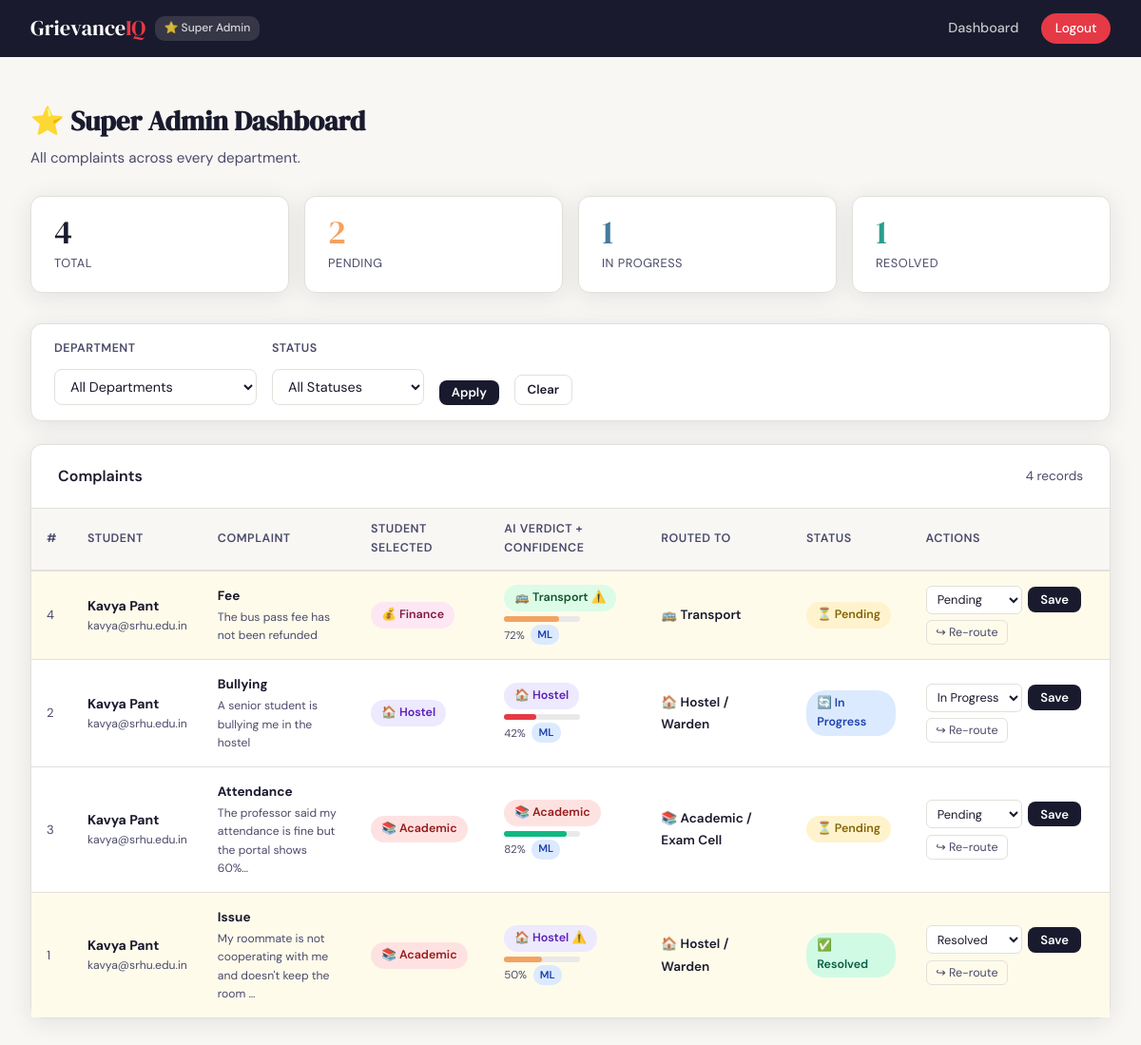
Page /admin (signed in) on the earlier database version.
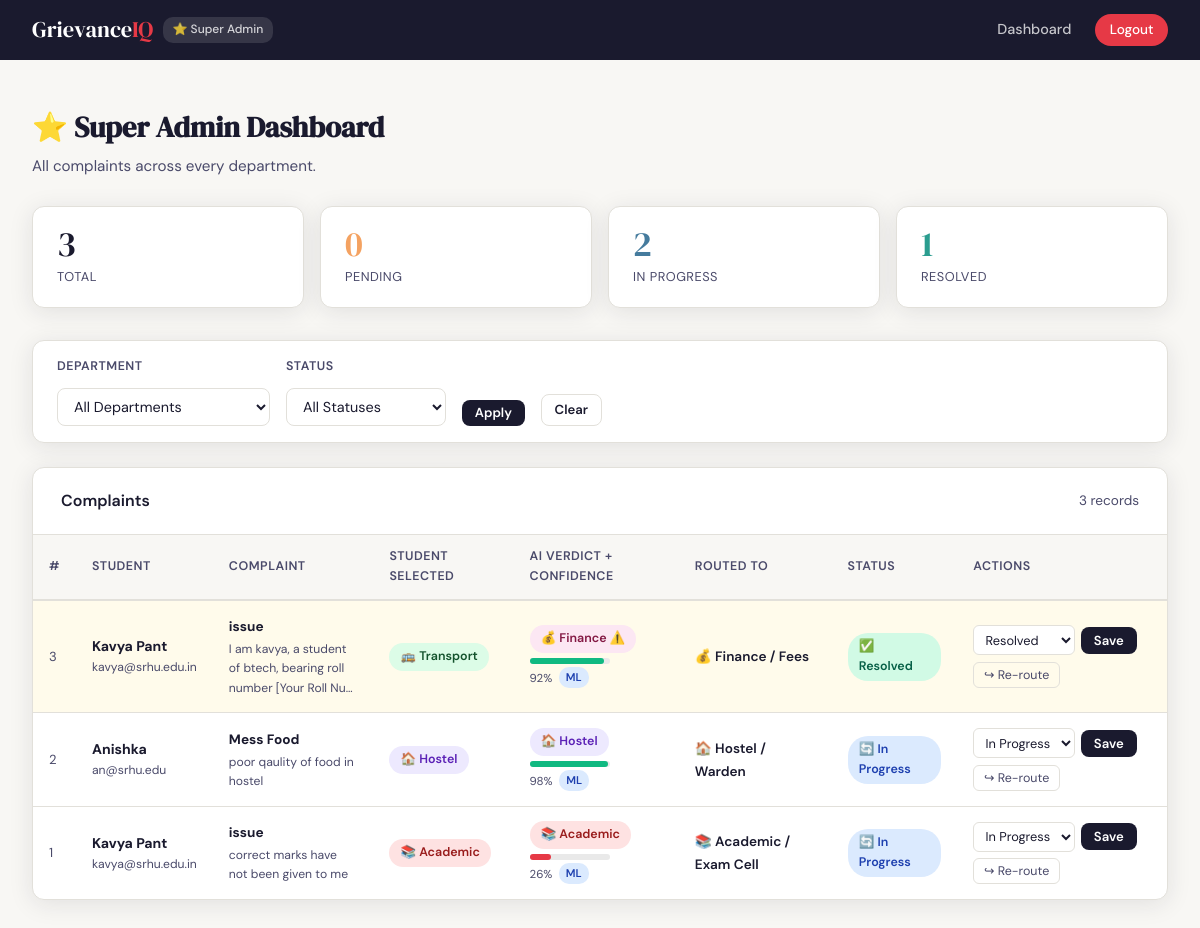
Same page on the later database version.
### tables this page shows
CREATE TABLE complaints (
            id             INTEGER PRIMARY KEY AUTOINCREMENT,
            title          TEXT    NOT NULL,
            description    TEXT    NOT NULL,
            category       TEXT    NOT NULL,
            ai_category    TEXT    NOT NULL,
            ai_confidence  REAL    DEFAULT 0.0,
            ai_source      TEXT    DEFAULT 'keyword_fallback',
            routed_to      TEXT    NOT NULL,
            status         TEXT    NOT NULL DEFAULT 'Pending',
            attachment     TEXT    DEFAULT NULL,
            user_id        INTEGER NOT NULL,
            submitted_at   TEXT    NOT NULL,
            FOREIGN KEY(user_id) REFERENCES users(id)
        );

CREATE TABLE users (
            id         INTEGER PRIMARY KEY AUTOINCREMENT,
            name       TEXT    NOT NULL,
            email      TEXT    UNIQUE NOT NULL,
            password   TEXT    NOT NULL,
            role       TEXT    NOT NULL DEFAULT 'student',
            department TEXT    DEFAULT NULL
        );

### app.py (the view)
@app.route('/admin')
def admin_dashboard():
    if 'user_id' not in session or session['user_role'] not in ('admin', 'superadmin'):
        return redirect(url_for('login'))
    is_super  = (session['user_role'] == 'superadmin')
    user_dept = session.get('user_department')
    filter_dept   = request.args.get('category', '')
    filter_status = request.args.get('status', '')
    query  = '''SELECT c.*, u.name as student_name, u.email as student_email
                FROM complaints c JOIN users u ON c.user_id=u.id WHERE 1=1'''
    params = []
    if not is_super:
        query += ' AND c.routed_to=?'
        params.append(user_dept)
    elif filter_dept:
        query += ' AND c.routed_to=?'
        params.append(filter_dept)
    if filter_status:
        query += ' AND c.status=?'
        params.append(filter_status)
    query += ' ORDER BY c.submitted_at DESC'
    conn = get_db()
    complaints = conn.execute(query, params).fetchall()
    conn.close()
    stats = {'Pending': 0, 'In Progress': 0, 'Resolved': 0, 'Total': len(complaints)}
    for c in complaints:
        if c['status'] in stats:
            stats[c['status']] += 1
    return render_template('admin_dashboard.html',
                           complaints=complaints,
                           stats=stats,
                           departments=DEPARTMENTS,
                           is_super=is_super,
                           user_dept=user_dept,
                           selected_category=filter_dept,
                           selected_status=filter_status)

### app.py (called while the page is built)
def get_db():
    conn = sqlite3.connect('grievance.db')
    conn.row_factory = sqlite3.Row
    return conn

### templates/admin_dashboard.html (shortened to what this page needs)
{% extends "base.html" %}
{% block content %}
<div class="page">
    {% if not is_super %}
    <div class="dept-head-banner">
        <span class="big-icon">{{ departments[user_dept].icon }}</span>
        <div>
            <h2>{{ departments[user_dept].label }} Dashboard</h2>
            <p>Showing only complaints routed to your department.</p>
        </div>
    </div>
    {% else %}
    <div style="margin-bottom:.25rem;">
        <h1 class="page-title">⭐ Super Admin Dashboard</h1>
        <p class="page-subtitle">All complaints across every department.</p>
    </div>
    {% endif %}
    <div class="stats-grid">
        <div class="stat-card stat-total"><div class="number">{{ stats.Total }}</div><div class="label">Total</div></div>
        <div class="stat-card stat-pending"><div class="number">{{ stats.Pending }}</div><div class="label">Pending</div></div>
        <div class="stat-card stat-progress"><div class="number">{{ stats['In Progress'] }}</div><div class="label">In Progress</div></div>
        <div class="stat-card stat-resolved"><div class="number">{{ stats.Resolved }}</div><div class="label">Resolved</div></div>
    </div>
    <form method="GET" action="{{ url_for('admin_dashboard') }}">
        <div class="filter-bar">
            {% if is_super %}
            <div class="filter-group">
                <label>Department</label>
                <select name="category">
                    <option value="">All Departments</option>
                </select>
            </div>
            {% endif %}
            <div class="filter-group">
                <label>Status</label>
                <select name="status">
                    <option value="">All Statuses</option>
                </select>
            </div>
            <button type="submit" class="btn btn-primary btn-sm">Apply</button>
            <a href="{{ url_for('admin_dashboard') }}" class="btn btn-outline btn-sm">Clear</a>
        </div>
    </form>
    <div class="card">
        <div class="card-header">
            <span style="font-weight:600;">Complaints</span>
            <span style="color:var(--ink-soft); font-size:.85rem;">{{ complaints|length }} records</span>
        </div>
        {% if complaints %}
        <div class="table-wrap">
            <table>
                <thead>
                    <tr>
                        <th>#</th>
                        <th>Student</th>
                        <th>Complaint</th>
                        <th>Student selected</th>
                        <th>AI verdict + confidence</th>
                        <th>Routed to</th>
                        <th>Status</th>
                        <th>Actions</th>
                    </tr>
                </thead>
                <tbody>
                {% for c in complaints %}
                {% set conf = c.ai_confidence * 100 %}
                {% set is_mismatch = (c.category != c.ai_category and c.category != 'Other') %}
                <tr {% if is_mismatch %}class="mismatch-row"{% endif %}>
                    <td style="color:var(--ink-soft);font-size:.82rem;">{{ c.id }}</td>
                    <td>
                        <strong style="font-size:.88rem;">{{ c.student_name }}</strong>
                        <div style="font-size:.76rem;color:var(--ink-soft);">{{ c.student_email }}</div>
                    </td>
                    <td style="max-width:200px;">
                        <strong style="font-size:.85rem;">{{ c.title }}</strong>
                        <div style="font-size:.76rem;color:var(--ink-soft);margin-top:.1rem;">
                            {{ c.description[:65] }}{% if c.description|length>65 %}…{% endif %}
                        </div>
                    </td>
                    <td>
                        <span class="badge badge-{{ c.category|lower }}">
                            {% if c.category in departments %}{{ departments[c.category].icon }}{% endif %}
                            {{ c.category }}
                        </span>
                    </td>
                    <td>
                        <span class="badge badge-{{ c.ai_category|lower }}">
                            {% if c.ai_category in departments %}{{ departments[c.ai_category].icon }}{% endif %}
                            {{ c.ai_category }}
                            {% if is_mismatch %} ⚠️{% endif %}
                        </span>
                        <div class="conf-bar-wrap" style="margin-top:.3rem;">
                            <div class="conf-bar {% if conf >= 75 %}conf-high{% elif conf >= 50 %}conf-medium{% else %}conf-low{% endif %}"
                                 style="width:{{ [conf,100]|min }}%"></div>
                        </div>
                        <div style="display:flex;align-items:center;gap:.4rem;margin-top:.2rem;">
                            <span class="conf-label">{{ "%.0f"|format(conf) }}%</span>
                            <span class="source-tag {% if c.ai_source=='ml_model' %}source-ml{% else %}source-kw{% endif %}">
                                {{ 'ML' if c.ai_source=='ml_model' else 'KW' }}
                            </span>
                        </div>
                    </td>
                    <td>
                        <span style="font-weight:600;font-size:.85rem;">
                            {% if c.routed_to in departments %}{{ departments[c.routed_to].icon }}{% endif %}
                            {{ departments[c.routed_to].label if c.routed_to in departments else c.routed_to }}
                        </span>
                    </td>
                    <td>
                        {% if c.status=='Pending' %}<span class="badge badge-pending">⏳ Pending</span>
                        {% elif c.status=='In Progress' %}<span class="badge badge-progress">🔄 In Progress</span>
                        {% else %}<span class="badge badge-resolved">✅ Resolved</span>{% endif %}
                    </td>
                    <td>
                        <form method="POST" action="{{ url_for('update_status',cid=c.id) }}" class="status-form">
                            <select name="status">
                                <option {% if c.status=='Pending' %}selected{% endif %}>Pending</option>
                                <option {% if c.status=='In Progress' %}selected{% endif %}>In Progress</option>
                                <option {% if c.status=='Resolved' %}selected{% endif %}>Resolved</option>
                            </select>
                            <button type="submit" class="btn btn-primary btn-sm">Save</button>
                        </form>
                        <button class="reroute-btn" style="margin-top:.4rem;"
                                onclick="openReroute({{ c.id }}, '{{ c.routed_to }}')">
                            ↪ Re-route
                        </button>
                    </td>
                </tr>
                {% endfor %}
                </tbody>
            </table>
        </div>
        {% else %}
        <div class="empty-state">
            <div class="icon">📭</div>
            <p>No complaints found.</p>
        </div>
        {% endif %}
    </div>
</div>
{% endblock %}

### templates/base.html (shortened to what this page needs)
<!DOCTYPE html>
<html lang="en">
<head>
</head>
<body>
<nav>
    <div style="display:flex; align-items:center;">
        <a class="nav-brand" href="#">Grievance<span>IQ</span></a>
        {% if session.user_department %}
            <span class="nav-dept-tag">
                {{ departments[session.user_department].icon }}
                {{ departments[session.user_department].label }}
            </span>
        {% elif session.user_role == 'superadmin' %}
            <span class="nav-dept-tag">⭐ Super Admin</span>
        {% endif %}
    </div>
    <div class="nav-links">
        {% if session.user_role == 'student' %}
            <a href="{{ url_for('student_dashboard') }}">My Complaints</a>
            <a href="{{ url_for('submit_complaint') }}">+ Submit</a>
            <a href="{{ url_for('logout') }}" class="nav-pill">Logout</a>
        {% elif session.user_role in ('admin', 'superadmin') %}
            <a href="{{ url_for('admin_dashboard') }}">Dashboard</a>
            <a href="{{ url_for('logout') }}" class="nav-pill">Logout</a>
        {% else %}
            <a href="{{ url_for('login') }}">Login</a>
            <a href="{{ url_for('signup') }}" class="nav-pill">Sign Up</a>
        {% endif %}
    </div>
</nav>
<div class="flash-container">
</div>
{% block content %}{% endblock %}
</body>
</html>

### templates/base.html (style rules this page uses)
*, *::before, *::after { box-sizing: border-box; margin: 0; padding: 0; }
:root { --ink: #1a1a2e; --ink-soft: #4a4a6a; --surface: #f8f7f4; --white: #ffffff; --accent: #e63946; --accent2: #457b9d; --accent3: #2a9d8f; --warn: #f4a261; --border: #e2e0da; --shadow: 0 4px 24px rgba(26,26,46,.10); --radius: 12px; }
body { font-family: 'DM Sans', sans-serif; background: var(--surface); color: var(--ink); min-height: 100vh; line-height: 1.6; }
nav { background: var(--ink); padding: 0 2rem; display: flex; align-items: center; justify-content: space-between; height: 60px; position: sticky; top: 0; z-index: 100; }
.nav-brand { font-family: 'DM Serif Display', serif; font-size: 1.4rem; color: var(--white); text-decoration: none; }
.nav-brand span { color: var(--accent); }
.nav-dept-tag { background: rgba(255,255,255,.12); color: rgba(255,255,255,.8); font-size: .75rem; padding: .2rem .6rem; border-radius: 10px; margin-left: .6rem; font-weight: 500; }
.nav-links { display: flex; gap: 1.5rem; align-items: center; }
.nav-links a { color: rgba(255,255,255,.75); text-decoration: none; font-size: .9rem; font-weight: 500; transition: color .2s; }
.nav-pill { background: var(--accent); color: var(--white) !important; padding: .3rem .9rem; border-radius: 20px; font-size: .85rem !important; }
.flash-container { padding: .75rem 2rem 0; }
.page { padding: 2rem; max-width: 1200px; margin: 0 auto; }
.card { background: var(--white); border-radius: var(--radius); box-shadow: var(--shadow); border: 1px solid var(--border); }
.card-header { padding: 1.25rem 1.75rem; border-bottom: 1px solid var(--border); display: flex; align-items: center; justify-content: space-between; }
.stats-grid { display: grid; grid-template-columns: repeat(auto-fit, minmax(150px, 1fr)); gap: 1rem; margin-bottom: 2rem; }
.stat-card { background: var(--white); border-radius: var(--radius); padding: 1.25rem 1.5rem; border: 1px solid var(--border); box-shadow: var(--shadow); }
.stat-card .number { font-family: 'DM Serif Display', serif; font-size: 2.2rem; line-height: 1; }
.stat-card .label { font-size: .8rem; color: var(--ink-soft); margin-top: .25rem; text-transform: uppercase; letter-spacing: .5px; }
.stat-pending .number { color: var(--warn); }
.stat-progress .number { color: var(--accent2); }
.stat-resolved .number { color: var(--accent3); }
.stat-total .number { color: var(--ink); }
.table-wrap { overflow-x: auto; }
table { width: 100%; border-collapse: collapse; font-size: .9rem; }
th { background: var(--surface); padding: .75rem 1rem; text-align: left; font-weight: 600; font-size: .78rem; text-transform: uppercase; letter-spacing: .5px; color: var(--ink-soft); border-bottom: 2px solid var(--border); }
td { padding: .9rem 1rem; border-bottom: 1px solid var(--border); vertical-align: middle; }
tr:last-child td { border-bottom: none; }
.badge { display: inline-block; padding: .25rem .7rem; border-radius: 20px; font-size: .78rem; font-weight: 600; }
.badge-progress { background: #dbeafe; color: #1e40af; }
.badge-resolved { background: #d1fae5; color: #065f46; }
.badge-hostel { background: #ede9fe; color: #5b21b6; }
.badge-academic { background: #fee2e2; color: #991b1b; }
.badge-transport { background: #dcfce7; color: #14532d; }
.badge-finance { background: #fce7f3; color: #831843; }
.btn { display: inline-block; padding: .55rem 1.25rem; border-radius: 8px; border: none; cursor: pointer; font-family: 'DM Sans', sans-serif; font-size: .9rem; font-weight: 600; text-decoration: none; transition: opacity .15s, transform .1s; }
.btn-primary { background: var(--ink); color: var(--white); }
.btn-outline { background: transparent; color: var(--ink); border: 1.5px solid var(--border); }
.btn-sm { padding: .3rem .8rem; font-size: .82rem; }
label { display: block; font-size: .88rem; font-weight: 600; margin-bottom: .4rem; }
input[type="text"], input[type="email"], input[type="password"], textarea, select { width: 100%; padding: .7rem 1rem; border: 1.5px solid var(--border); border-radius: 8px; font-family: 'DM Sans', sans-serif; font-size: .95rem; background: var(--white); color: var(--ink); transition: border-color .2s, box-shadow .2s; outline: none; }
.page-title { font-family: 'DM Serif Display', serif; font-size: 1.8rem; color: var(--ink); margin-bottom: .25rem; }
.page-subtitle { color: var(--ink-soft); font-size: .95rem; margin-bottom: 1.75rem; }

Differences in the rows shown:
removed complaints: id "4", student_name "Kavya Pant", student_email "kavya@srhu.edu.in", title "Fee", description "The bus pass fee has not been refunded", category "💰", category "Finance", ai_category "🚌", ai_category "Transport", {{ [conf,100]|min }} 72.42446976662596 (drawn), conf "72", ai_source "ML", routed_to "🚌", routed_to "Transport", shows "⏳ Pending", status "Pending"
changed complaints id 3: title "Attendance" → "issue"; description "The professor said my attendance is fine but the portal shows 60%" → "I am kavya, a student of btech, bearing roll number [Your Roll Nu"; category "📚" → "🚌"; category "Academic" → "Transport"; ai_category "📚" → "💰"; ai_category "Academic" → "Finance"; {{ [conf,100]|min }} 82.22875311537173 → 92.49011435837423 (drawn); conf "82" → "92"; routed_to "📚" → "💰"; routed_to "Academic / Exam Cell" → "Finance / Fees"; status "Pending" → "Resolved"; now shows "⚠️"; status "⏳ Pending" → "✅ Resolved"; moves up the list
changed complaints "Hostel / Warden": student_name "Kavya Pant" → "Anishka"; student_email "kavya@srhu.edu.in" → "an@srhu.edu"; title "Bullying" → "Mess Food"; description "A senior student is bullying me in the hostel" → "poor qaulity of food in hostel"; {{ [conf,100]|min }} 41.7336909843781 → 97.77077009769349 (drawn); conf "42" → "98"
changed complaints "Academic": title "Issue" → "issue"; description "My roommate is not cooperating with me and doesn't keep the room" → "correct marks have not been given to me"; ai_category "🏠" → "📚"; ai_category "Hostel" → "Academic"; {{ [conf,100]|min }} 50.196830354123975 → 26.416954762282103 (drawn); conf "50" → "26"; routed_to "🏠" → "📚"; routed_to "Hostel / Warden" → "Academic / Exam Cell"; status "Resolved" → "In Progress"; status "✅ Resolved" → "🔄 In Progress"; no longer shows "…"; no longer shows "⚠️"
Other differences:
{{ stats.Total }}: "4" → "3"
{{ stats.Pending }}: "2" → "0"
{{ stats['In Progress'] }}: "1" → "2"
{{ complaints|length }}: "4" → "3"
